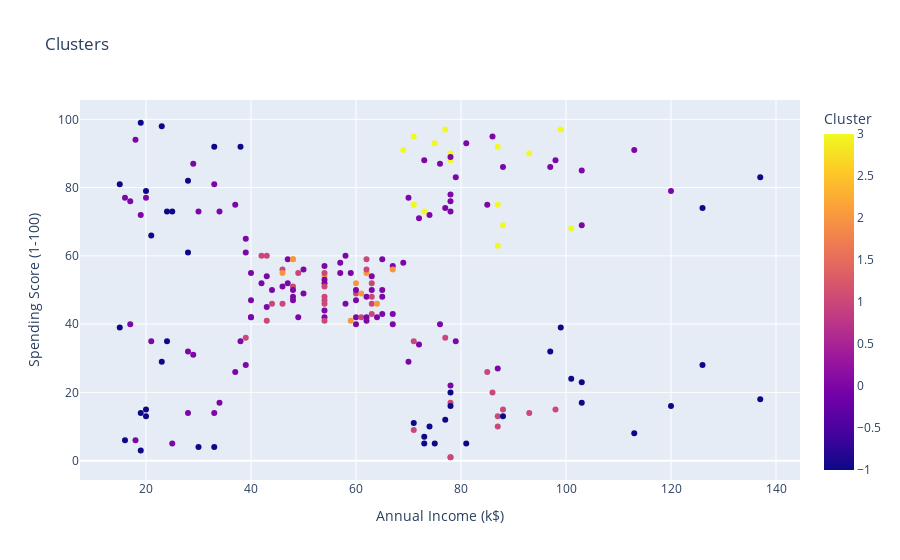

Notebook source saved alongside this figure:
### Code cell
# visualization of clusters
px.scatter(df, x='Annual Income (k$)', y='Spending Score (1-100)', color='Cluster', title='Clusters')

### Figure 1 — Plotly figure (JSON) as saved in the notebook; plotly's stock layout.template omitted (floating-point values rounded to 4 significant figures; data arrays with more than 128 entries replaced by an {"elided": "..."} marker saying what was removed)
{"data": [{"hovertemplate": "Annual Income (k$)=%{x}<br>Spending Score (1-100)=%{y}<br>Cluster=%{marker.color}<extra></extra>", "legendgroup": "", "marker": {"color": {"elided": "200 int values"}, "coloraxis": "coloraxis", "symbol": "circle"}, "mode": "markers", "name": "", "orientation": "v", "showlegend": false, "type": "scatter", "x": {"elided": "200 int values"}, "xaxis": "x", "y": {"elided": "200 int values"}, "yaxis": "y"}], "layout": {"coloraxis": {"colorbar": {"title": {"text": "Cluster"}}, "colorscale": [[0, "#0d0887"], [0.1111, "#46039f"], [0.2222, "#7201a8"], [0.3333, "#9c179e"], [0.4444, "#bd3786"], [0.5556, "#d8576b"], [0.6667, "#ed7953"], [0.7778, "#fb9f3a"], [0.8889, "#fdca26"], [1, "#f0f921"]]}, "legend": {"tracegroupgap": 0}, "title": {"text": "Clusters"}, "xaxis": {"anchor": "y", "domain": [0, 1], "title": {"text": "Annual Income (k$)"}}, "yaxis": {"anchor": "x", "domain": [0, 1], "title": {"text": "Spending Score (1-100)"}}}}
